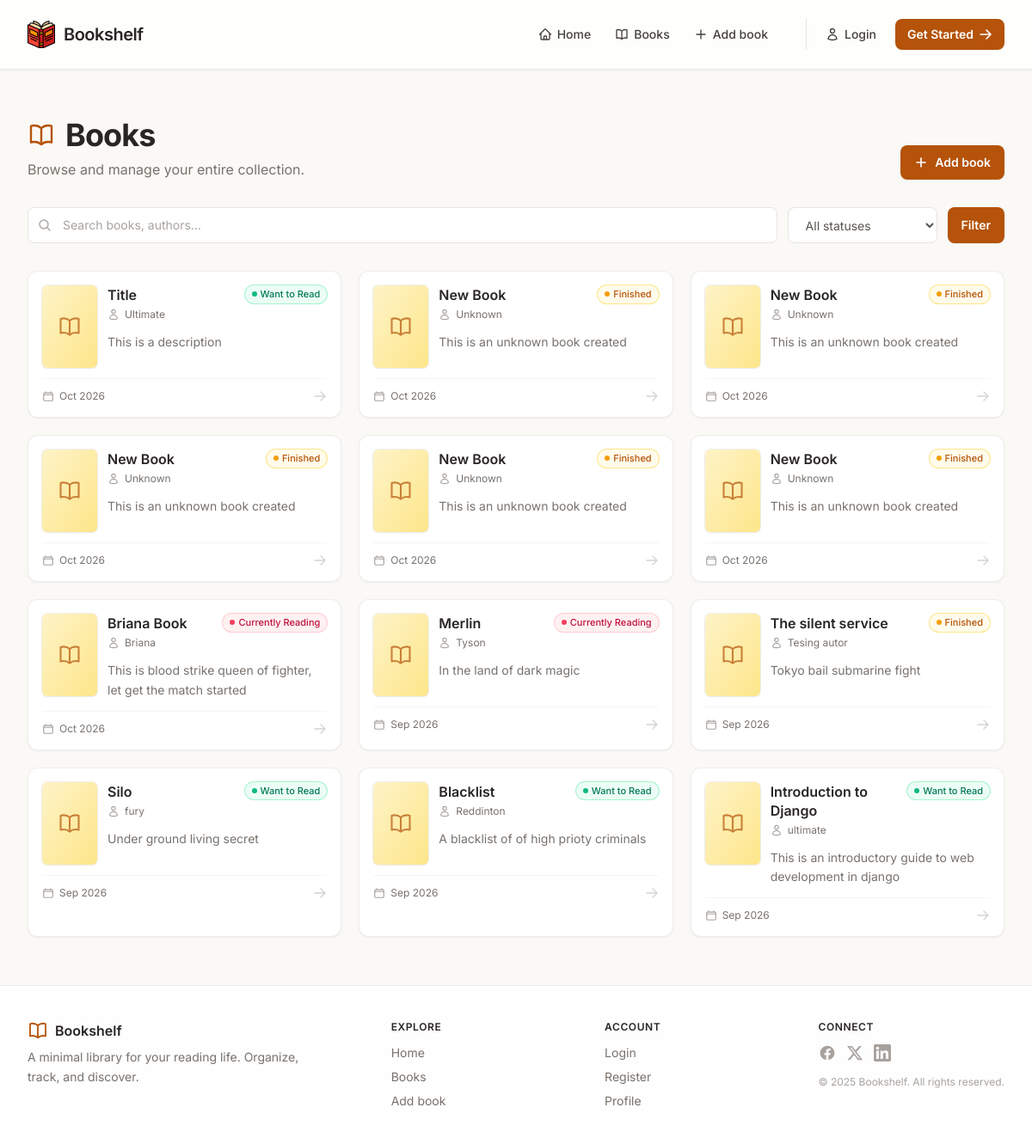
The page /books/ on the database as committed earlier.
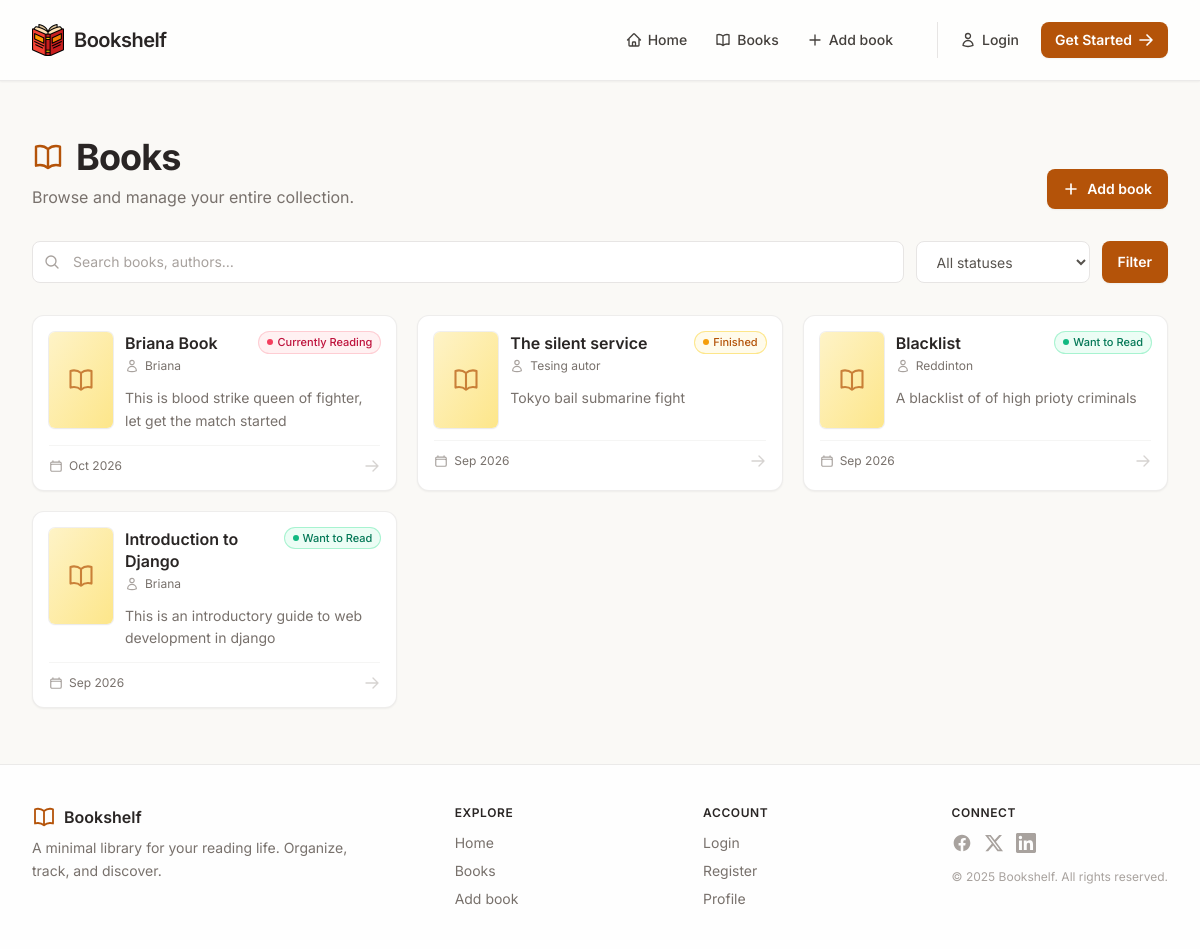
The same page on the database as committed later.
### shelf/models.py (models this page shows, shortened)
class Book(models.Model):
  STATUS_CHOICES = [
      ("want", "Want to Read"),
      ("reading", "Currently Reading"),
      ("read", "Finished"),
  ]
  title = models.CharField(max_length=200)
  author = models.CharField(max_length=200)
  description = models.TextField()
  book_cover = models.ImageField(upload_to='book_covers/', blank=True, null=True, default='book_covers/default_cover.png')
  isbn = models.CharField(max_length=13)
  status = models.CharField(max_length=10, choices=STATUS_CHOICES, default="want")
  published_at = models.DateField(blank=True, null=True, auto_now_add=True)
  updated_at = models.DateField(blank=True, null=True, auto_now=True)
  owner = models.ForeignKey(User, on_delete=models.CASCADE, related_name='books')
  class Meta:
    ordering = ['-published_at']

### shelf/views.py (the view)
# urls.py: path('books/', views.books, name="books" ),
def books(request):
    filter = {
        'search': request.GET.get('search', ''),
        'status': request.GET.get('status', '')
    }
    if filter['search'] and filter['status']:
        books = Book.objects.filter(title__icontains=filter['search'], status=filter['status'])
    elif filter['search']:
        books = Book.objects.filter(title__icontains=filter['search'])
    elif filter['status']:
        books = Book.objects.filter(status=filter['status'])
    else:
        books = Book.objects.all()
    statuses = Book.STATUS_CHOICES
    context = {
        'books': books,
        'statuses': statuses,
        'filter': filter
    }
    return render(request, 'shelf/books.html', context)

### shelf/templates/shelf/books.html (shortened to what this page needs)
{% extends "layout.html" %}
{% block content %}
<div class="flex flex-col gap-8">
  <div class="flex flex-col sm:flex-row sm:items-end justify-between gap-4">
    <div>
      <h1 class="text-3xl md:text-4xl font-bold tracking-tight text-stone-800 flex items-center gap-3">
        Books
      </h1>
      <p class="text-stone-500 mt-2">Browse and manage your entire collection.</p>
    </div>
    <a href="{% url 'shelf:book_add' %}"
       class="inline-flex items-center gap-2 px-4 py-2.5 bg-amber-700 hover:bg-amber-800 text-white text-sm font-semibold rounded-lg shadow-sm hover:shadow transition-all">
      <svg class="w-4 h-4" fill="none" stroke="currentColor" stroke-width="2.5" viewBox="0 0 24 24">
        <path stroke-linecap="round" stroke-linejoin="round" d="M12 4.5v15m7.5-7.5h-15" />
      </svg>
      Add book
    </a>
  </div>
  <form method="get" action="" class="flex flex-col sm:flex-row gap-3">
    <div class="relative flex-1">
      <svg class="w-4 h-4 absolute left-3 top-1/2 -translate-y-1/2 text-stone-400" fill="none" stroke="currentColor" stroke-width="2" viewBox="0 0 24 24">
        <path stroke-linecap="round" stroke-linejoin="round" d="M21 21l-5.197-5.197m0 0A7.5 7.5 0 105.196 5.196a7.5 7.5 0 0010.607 10.607z" />
      </svg>
      <input type="text" name="search" id="search" placeholder="Search books, authors…" value="{{ filter.search|default_if_none:'' }}"
             class="w-full pl-10 pr-4 py-2.5 text-sm bg-white border border-stone-200 rounded-lg focus:outline-none focus:ring-2 focus:ring-amber-600/30 focus:border-amber-600 placeholder:text-stone-400" />
    </div>
   <select name="status" id="status"
        class="px-4 py-2.5 text-sm bg-white border border-stone-200 rounded-lg focus:outline-none focus:ring-2 focus:ring-amber-600/30 focus:border-amber-600 text-stone-600">
        <option value="">All statuses</option>
    </select>
    <button type="submit" class="px-4 py-2.5 bg-amber-700 hover:bg-amber-800 text-white text-sm font-semibold rounded-lg shadow-sm hover:shadow transition-all">
        Filter
    </button>
  </form>
  {% if books %}
    <div class="grid grid-cols-1 sm:grid-cols-2 lg:grid-cols-3 xl:grid-cols-4 gap-5">
      {% for book in books %}
        {% include "components/book_card.html" with book=book %}
      {% endfor %}
    </div>
  {% endif %}
</div>
{% endblock %}

### shelf/templates/components/book_card.html (shortened to what this page needs)
<a href="{% url 'shelf:book_detail' book.id %}"
   class="group bg-white rounded-xl border border-stone-200/70 p-4 shadow-sm
          hover:shadow-md hover:border-amber-200 transition-all duration-200 flex flex-col">
  <div class="flex items-start gap-3">
    <div class="relative w-16 h-24 rounded-md overflow-hidden shadow-sm shrink-0
                bg-gradient-to-br from-amber-100 to-amber-200
                ring-1 ring-stone-200/60">
      {% if book.book_cover %}
        <img src="{{ book.book_cover.url }}"
             alt="{{ book.title }} book_cover"
             loading="lazy"
             class="w-full h-full object-book_cover
                    group-hover:scale-105 transition-transform duration-300 ease-out">
      {% else %}
        <div class="w-full h-full flex items-center justify-center">
        </div>
      {% endif %}
    </div>
    <div class="flex-1 min-w-0">
      <div class="flex items-start justify-between gap-2">
        <h2 class="font-semibold text-stone-800 leading-snug line-clamp-2
                   group-hover:text-amber-800 transition-colors">
          {{ book.title }}
        </h2>
        <span class="inline-flex items-center gap-1 px-2 py-0.5 text-[11px] font-medium rounded-full shrink-0
          {% if book.status == 'want' %} bg-emerald-50 text-emerald-700 ring-1 ring-emerald-200
          {% elif book.status == 'reading' %} bg-rose-50 text-rose-700 ring-1 ring-rose-200
          {% else %} bg-amber-50 text-amber-700 ring-1 ring-amber-200 {% endif %}">
          <span class="w-1.5 h-1.5 rounded-full
            {% if book.status == 'want' %} bg-emerald-500
            {% elif book.status == 'reading' %} bg-rose-500
            {% else %} bg-amber-500 {% endif %}"></span>
          {{ book.get_status_display|default:book.status }}
        </span>
      </div>
      <p class="text-xs text-stone-500 mt-1 inline-flex items-center gap-1.5 min-w-0">
        <span class="truncate">{{ book.author }}</span>
      </p>
      <p class="text-sm text-stone-500 mt-2 line-clamp-2 leading-relaxed">
        {{ book.description }}
      </p>
    </div>
  </div>
  <div class="mt-3 pt-3 border-t border-stone-100 flex items-center justify-between text-xs text-stone-500">
    <span class="inline-flex items-center gap-1.5">
      {{ book.published_at|date:"M Y" }}
    </span>
    <span class="text-stone-300 group-hover:text-amber-600 group-hover:translate-x-0.5 transition-all">
      <svg class="w-4 h-4" fill="none" stroke="currentColor" stroke-width="2" viewBox="0 0 24 24">
        <path stroke-linecap="round" stroke-linejoin="round" d="M13.5 4.5L21 12m0 0l-7.5 7.5M21 12H3" />
      </svg>
    </span>
  </div>
</a>

Rows that differ between the two databases and show on the page:
removed Book: title "Title", status "Want to Read", author "Ultimate", description "This is a description", published_at "Oct 2026"
removed Book: title "New Book", status "Finished", author "Unknown", description "This is an unknown book created", published_at "Oct 2026"
removed Book: title "New Book", status "Finished", author "Unknown", description "This is an unknown book created", published_at "Oct 2026"
removed Book: title "New Book", status "Finished", author "Unknown", description "This is an unknown book created", published_at "Oct 2026"
removed Book: title "New Book", status "Finished", author "Unknown", description "This is an unknown book created", published_at "Oct 2026"
removed Book: title "New Book", status "Finished", author "Unknown", description "This is an unknown book created", published_at "Oct 2026"
removed Book: title "Merlin", status "Currently Reading", author "Tyson", description "In the land of dark magic", published_at "Sep 2026"
removed Book: title "Silo", status "Want to Read", author "fury", description "Under ground living secret", published_at "Sep 2026"
changed Book "Introduction to Django": author "ultimate" → "Briana"
